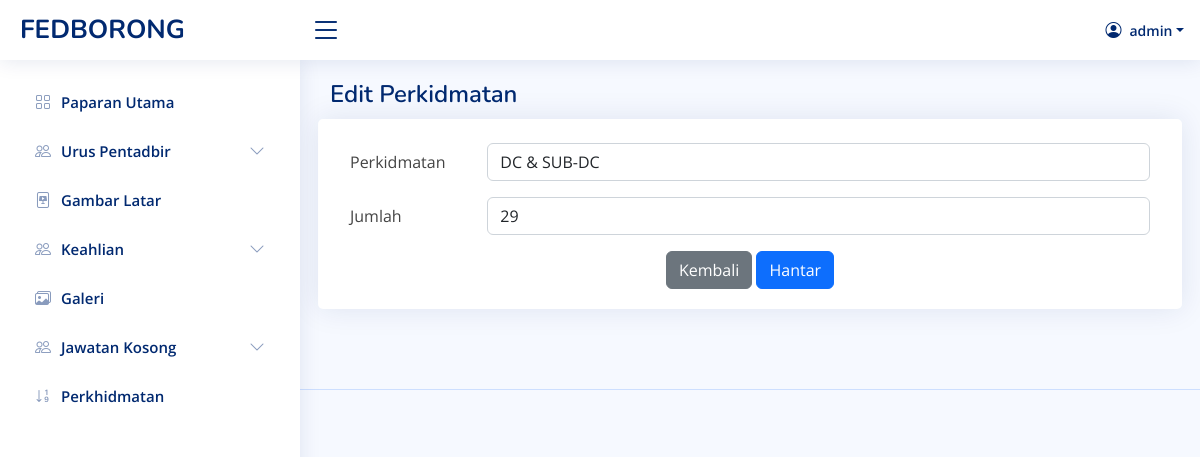
/admin-counter-edit?id=4 (signed in), run on the app's committed database.
### tables this page shows
CREATE TABLE `user` (
  `id` int(11) NOT NULL,
  `name` varchar(255) NOT NULL,
  `email` varchar(255) NOT NULL,
  `password` varchar(255) NOT NULL,
  `status` tinyint(4) NOT NULL
);

CREATE TABLE `counter` (
  `id` int(11) NOT NULL,
  `name` varchar(50) NOT NULL,
  `count` int(11) NOT NULL
);

### admin-counter-edit.php (the view, shortened to what this page needs)
<?php
    if(isset($_SESSION['username'])) {
?>
<?php
include 'admin/admin-header.php';
require('db_connect.php');
$id=$_REQUEST['id'];
$query = "SELECT * from counter where id='".$id."'";
$result = mysqli_query($conn, $query) or die ( mysqli_error());
$row = mysqli_fetch_assoc($result);
?>
<body>
<?php include 'admin-nav.php'?>
<main id="main" class="main">
    <div class="pagetitle">
      <h1>Edit Perkidmatan</h1>
    </div>
    <section class="section">
      <div class="row">
          <div class="card">
            <div class="card-body"><br>
               <?php
               if(isset($_POST['new']) && $_POST['new']==1)
               {
               $id=$_REQUEST['id'];
               $name =$_REQUEST['name'];
               $count =$_REQUEST['count'];
               if(empty($count)) {
                $update="UPDATE `counter` SET `name` = '$name', `count` = '$count' WHERE `id` = '$id';";
               }
                else {
                $update="UPDATE `counter` SET `name` = '$name', `count` = '$count' WHERE `id` = '$id';";
               }
               mysqli_query($conn, $update) or die(mysqli_error());
               $status = "Record Updated Successfully. </br></br>
               <a href='admin-counter.php'>View Updated Record</a>";
               echo '<p style="color:#FF0000;">'.$status.'</p>';
               }else {
               ?>
              <form action="" method="POST">
                <div class="row mb-3">
                  <label for="inputname" class="col-sm-2 col-form-label">Perkidmatan</label>
                  <div class="col-sm-10">
                    <input type="text" name="name" class="form-control" id="inputText" value="<?php echo $row['name'] ?>">
                  </div>
                </div>
                <div class="row mb-3">
                  <label for="inpuCount" class="col-sm-2 col-form-label">Jumlah</label>
                  <div class="col-sm-10">
                    <input type="count" name="count" class="form-control" id="inputCount" value="<?php echo $row['count'] ?>">
                  </div>
                </div>
                <div class="text-center">
                  <a href="admin-counter" class="btn btn-secondary">Kembali</a>
                  <button type="submit" name="signup-submit" class="btn btn-primary">Hantar</button>
                </div>
              </form>
              <?php } ?>
            </div>
          </div>
      </div>
    </section>
  </main>
<?php include 'admin/admin-footer.php' ?>
<?php
    } else {
        header("Location: ./admin-login?error=login_first");
        exit();
    }
 ?>

### admin-nav.php (shortened to what this page needs)
<header id="header" class="header fixed-top d-flex align-items-center">
<?php
require('db_connect.php');
 $id = $_SESSION['username'];
   $user = "SELECT * FROM user WHERE name = '$id'";
   $admins = mysqli_fetch_assoc($conn->query($user) );
?>
<div class="d-flex align-items-center justify-content-between">
    <a href="admin-index" class="logo d-flex align-items-center">
      <span class="d-none d-lg-block">FEDBORONG</span>
    </a>
    <i class="bi bi-list toggle-sidebar-btn"></i>
  </div>
  <nav class="header-nav ms-auto">
    <ul class="d-flex align-items-center">
      <li class="nav-item dropdown pe-3">
        <a class="nav-link nav-profile d-flex align-items-center pe-0" href="#" data-bs-toggle="dropdown">
	  <i class="bi bi-person-circle"></i>
          <span class="d-none d-md-block dropdown-toggle ps-2"><?php echo $admins['name'];  ?></span>
        </a>
      </li>
    </ul>
  </nav>
</header>
<aside id="sidebar" class="sidebar">
  <ul class="sidebar-nav" id="sidebar-nav">
    <li class="nav-item">
      <a class="nav-link collapsed " href="admin-index">
        <i class="bi bi-grid"></i>
        <span>Paparan Utama</span>
      </a>
    </li>
    <?php if ($admins['status'] == 1) { ?>
    <li class="nav-item">
      <a class="nav-link collapsed" data-bs-target="#tables-nav" data-bs-toggle="collapse" href="#">
        <i class="bi bi-people"></i><span>Urus Pentadbir</span><i class="bi bi-chevron-down ms-auto"></i>
      </a>
    </li>
    <?php } else { ?>
    <?php }?>
    <li class="nav-item">
      <a class="nav-link collapsed" href="#admin-slides">
        <i class="bi bi-file-slides"></i>
        <span>Gambar Latar</span>
      </a>
    </li>
    <li class="nav-item">
      <a class="nav-link collapsed" data-bs-target="#tables-nav2" data-bs-toggle="collapse" href="#">
        <i class="bi bi-people"></i><span>Keahlian</span><i class="bi bi-chevron-down ms-auto"></i>
      </a>
    </li>
    <li class="nav-item">
      <a class="nav-link collapsed" href="admin-gallery">
      <i class="bi bi-images"></i>
        <span>Galeri</span>
      </a>
    </li>
    <li class="nav-item">
      <a class="nav-link collapsed" data-bs-target="#tables-nav3" data-bs-toggle="collapse" href="#">
        <i class="bi bi-people"></i><span>Jawatan Kosong</span><i class="bi bi-chevron-down ms-auto"></i>
      </a>
    </li>
    <li class="nav-item">
      <a class="nav-link collapsed" href="./admin-counter">
        <i class="bi bi-sort-numeric-down"></i>
        <span>Perkhidmatan</span>
      </a>
    </li>
  </ul>
</aside>

### admin-assets/css/style.css (style rules this page uses)
:root { scroll-behavior: smooth; }
body { font-family: "Open Sans", sans-serif; background: #f6f9ff; color: #444444; }
a { color: #4154f1; text-decoration: none; }
h1, h2, h3, h4, h5, h6 { font-family: "Nunito", sans-serif; }
#main { margin-top: 60px; padding: 20px 30px; transition: all 0.3s; }
.pagetitle { margin-bottom: 10px; }
.pagetitle h1 { font-size: 24px; margin-bottom: 0; font-weight: 600; color: #012970; }
.card { margin-bottom: 30px; border: none; border-radius: 5px; box-shadow: 0px 0 30px rgba(1, 41, 112, 0.1); }
.card-body { padding: 0 20px 20px 20px; }
.logo { line-height: 1; }
@media (min-width: 1200px) { .logo { width: 280px; } }
.logo span { font-size: 26px; font-weight: 700; color: #012970; font-family: "Nunito", sans-serif; }
.header { transition: all 0.5s; z-index: 997; height: 60px; box-shadow: 0px 2px 20px rgba(1, 41, 112, 0.1); background-color: #fff; padding-left: 20px; }
.header .toggle-sidebar-btn { font-size: 32px; padding-left: 10px; cursor: pointer; color: #012970; }
.header-nav ul { list-style: none; }
.header-nav>ul { margin: 0; padding: 0; }
.header-nav .nav-profile { color: #012970; }
.header-nav .nav-profile span { font-size: 14px; font-weight: 600; }
.sidebar { position: fixed; top: 60px; left: 0; bottom: 0; width: 300px; z-index: 996; transition: all 0.3s; padding: 20px; overflow-y: auto; scrollbar-width: thin; scrollbar-color: #aab7cf transparent; box-shadow: 0px 0px 20px rgba(1, 41, 112, 0.1); background-color: #fff; }
@media (min-width: 1200px) { #main, #footer { margin-left: 300px; } }
.sidebar-nav { padding: 0; margin: 0; list-style: none; }
.sidebar-nav li { padding: 0; margin: 0; list-style: none; }
.sidebar-nav .nav-item { margin-bottom: 5px; }
.sidebar-nav .nav-link { display: flex; align-items: center; font-size: 15px; font-weight: 600; color: #4154f1; transition: 0.3; background: #f6f9ff; padding: 10px 15px; border-radius: 4px; }
.sidebar-nav .nav-link i { font-size: 16px; margin-right: 10px; color: #4154f1; }
.sidebar-nav .nav-link.collapsed { color: #012970; background: #fff; }
.sidebar-nav .nav-link.collapsed i { color: #899bbd; }
.sidebar-nav .nav-link .bi-chevron-down { margin-right: 0; transition: transform 0.2s ease-in-out; }

### data on the page
user: name "admin"
counter: name "DC & SUB-DC", count "29"
